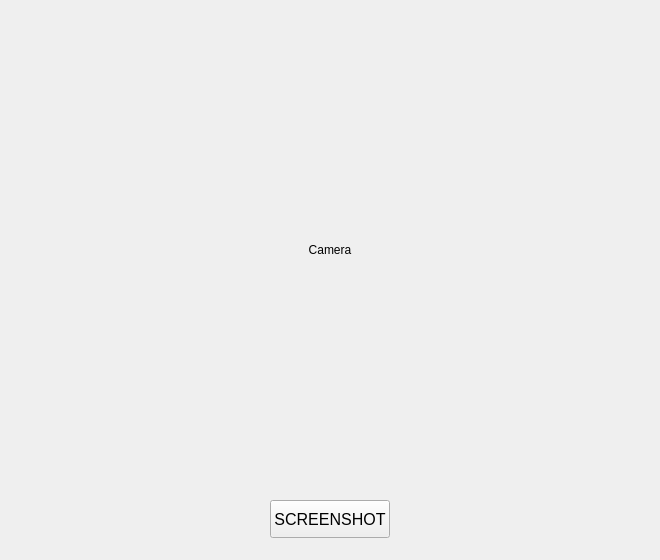
<?xml version="1.0" encoding="UTF-8"?>
<ui version="4.0">
 <class>MainWindow</class>
 <widget class="QMainWindow" name="MainWindow">
  <property name="geometry">
   <rect>
    <x>0</x>
    <y>0</y>
    <width>660</width>
    <height>560</height>
   </rect>
  </property>
  <property name="windowTitle">
   <string>Main Window</string>
  </property>
  <widget class="QWidget" name="centralwidget">
   <widget class="QLabel" name="lblCamera">
    <property name="geometry">
     <rect>
      <x>10</x>
      <y>10</y>
      <width>640</width>
      <height>480</height>
     </rect>
    </property>
    <property name="text">
     <string>Camera</string>
    </property>
    <property name="alignment">
     <set>Qt::AlignCenter</set>
    </property>
   </widget>
   <widget class="QPushButton" name="btnScreenshot">
    <property name="geometry">
     <rect>
      <x>270</x>
      <y>500</y>
      <width>120</width>
      <height>38</height>
     </rect>
    </property>
    <property name="font">
     <font>
      <pointsize>12</pointsize>
     </font>
    </property>
    <property name="cursor">
     <cursorShape>PointingHandCursor</cursorShape>
    </property>
    <property name="text">
     <string>SCREENSHOT</string>
    </property>
   </widget>
  </widget>
  <widget class="QMenuBar" name="menubar">
   <property name="geometry">
    <rect>
     <x>0</x>
     <y>0</y>
     <width>660</width>
     <height>21</height>
    </rect>
   </property>
  </widget>
 </widget>
 <resources/>
 <connections/>
</ui>
